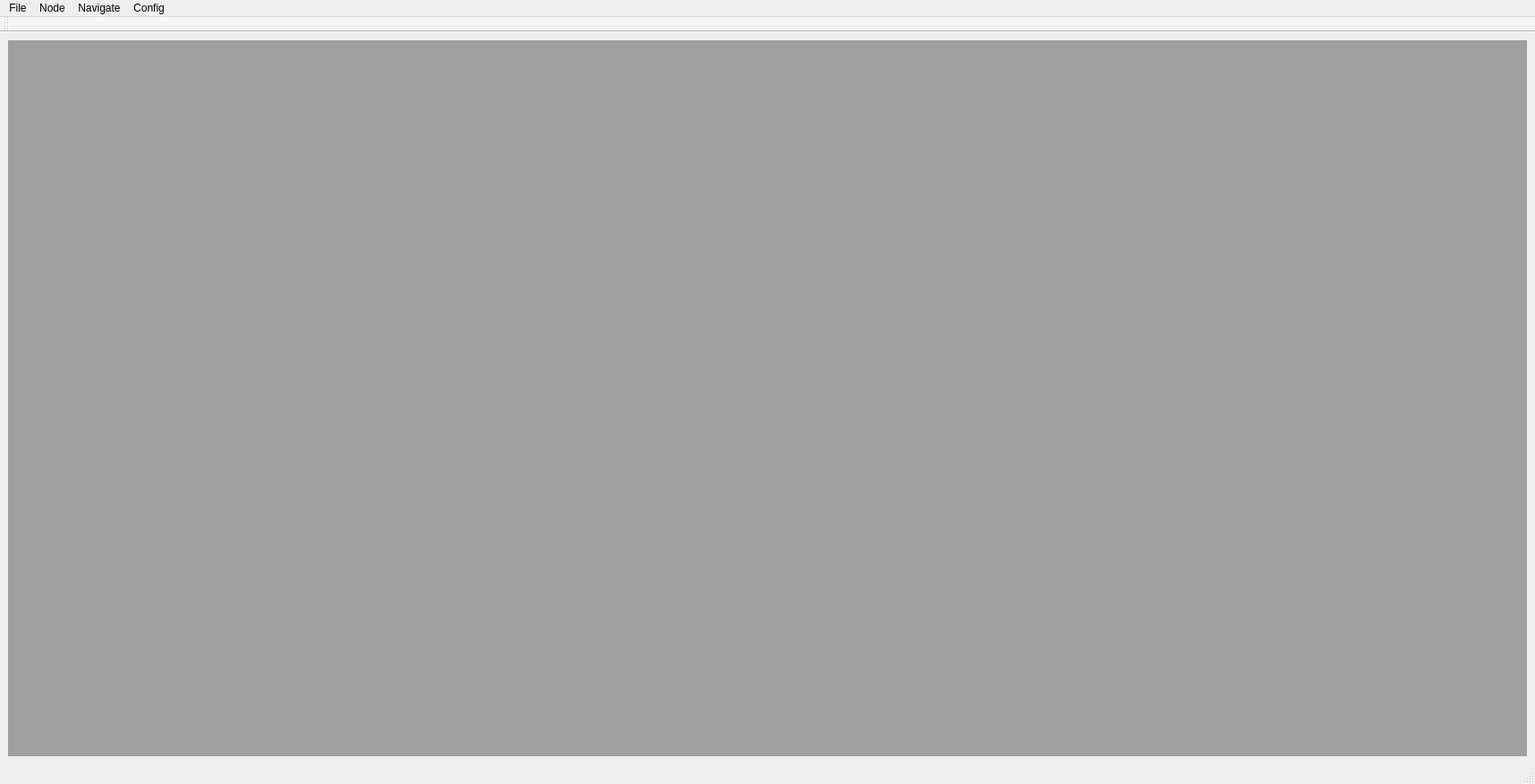
<?xml version="1.0" encoding="UTF-8"?>
<ui version="4.0">
 <class>editor_main_window</class>
 <widget class="QMainWindow" name="editor_main_window">
  <property name="geometry">
   <rect>
    <x>0</x>
    <y>0</y>
    <width>1715</width>
    <height>856</height>
   </rect>
  </property>
  <property name="windowTitle">
   <string>editor_main_window</string>
  </property>
  <widget class="QWidget" name="centralwidget">
   <layout class="QHBoxLayout" name="horizontalLayout">
    <item>
     <widget class="QMdiArea" name="mdiArea">
      <property name="minimumSize">
       <size>
        <width>1200</width>
        <height>800</height>
       </size>
      </property>
     </widget>
    </item>
   </layout>
  </widget>
  <widget class="QMenuBar" name="menubar">
   <property name="geometry">
    <rect>
     <x>0</x>
     <y>0</y>
     <width>1715</width>
     <height>18</height>
    </rect>
   </property>
   <widget class="QMenu" name="menuFile">
    <property name="title">
     <string>File</string>
    </property>
    <addaction name="actionNew"/>
    <addaction name="actionOpen"/>
    <addaction name="actionSave"/>
    <addaction name="actionSaveAs"/>
    <addaction name="actionExport"/>
    <addaction name="actionSaveAll"/>
    <addaction name="actionExportAll"/>
    <addaction name="actionClose"/>
    <addaction name="actionCloseAll"/>
   </widget>
   <widget class="QMenu" name="menuNode">
    <property name="title">
     <string>Node</string>
    </property>
    <addaction name="actionInsert"/>
    <addaction name="actionDelete"/>
    <addaction name="actionMoveUp"/>
    <addaction name="actionMoveDown"/>
    <addaction name="actionCopy"/>
    <addaction name="actionPaste"/>
    <addaction name="actionCut"/>
    <addaction name="actionReIndex"/>
   </widget>
   <widget class="QMenu" name="menuConfig">
    <property name="title">
     <string>Config</string>
    </property>
    <addaction name="actionAgent"/>
   </widget>
   <widget class="QMenu" name="menuNavigate">
    <property name="title">
     <string>Navigate</string>
    </property>
    <addaction name="actionGoto"/>
    <addaction name="actionFind"/>
   </widget>
   <addaction name="menuFile"/>
   <addaction name="menuNode"/>
   <addaction name="menuNavigate"/>
   <addaction name="menuConfig"/>
  </widget>
  <widget class="QStatusBar" name="statusbar"/>
  <widget class="QToolBar" name="toolBar">
   <property name="windowTitle">
    <string>toolBar</string>
   </property>
   <attribute name="toolBarArea">
    <enum>TopToolBarArea</enum>
   </attribute>
   <attribute name="toolBarBreak">
    <bool>false</bool>
   </attribute>
  </widget>
  <action name="actionNew">
   <property name="text">
    <string>New</string>
   </property>
   <property name="shortcut">
    <string>Ctrl+N</string>
   </property>
  </action>
  <action name="actionOpen">
   <property name="text">
    <string>Open</string>
   </property>
   <property name="shortcut">
    <string>Ctrl+O</string>
   </property>
  </action>
  <action name="actionSave">
   <property name="text">
    <string>Save</string>
   </property>
   <property name="shortcut">
    <string>Ctrl+S</string>
   </property>
  </action>
  <action name="actionExport">
   <property name="text">
    <string>Export</string>
   </property>
  </action>
  <action name="actionSaveAll">
   <property name="text">
    <string>SaveAll</string>
   </property>
  </action>
  <action name="actionExportAll">
   <property name="text">
    <string>ExportAll</string>
   </property>
  </action>
  <action name="actionInsert">
   <property name="text">
    <string>Insert</string>
   </property>
   <property name="shortcut">
    <string>Ins</string>
   </property>
  </action>
  <action name="actionDelete">
   <property name="text">
    <string>Delete</string>
   </property>
   <property name="shortcut">
    <string>Del</string>
   </property>
  </action>
  <action name="actionMoveUp">
   <property name="text">
    <string>MoveUp</string>
   </property>
   <property name="shortcut">
    <string>Ctrl+Up</string>
   </property>
  </action>
  <action name="actionMoveDown">
   <property name="text">
    <string>MoveDown</string>
   </property>
   <property name="shortcut">
    <string>Ctrl+Down</string>
   </property>
  </action>
  <action name="actionCopy">
   <property name="text">
    <string>Copy</string>
   </property>
   <property name="shortcut">
    <string>Ctrl+C</string>
   </property>
  </action>
  <action name="actionPaste">
   <property name="text">
    <string>Paste</string>
   </property>
   <property name="shortcut">
    <string>Ctrl+V</string>
   </property>
  </action>
  <action name="actionCut">
   <property name="text">
    <string>Cut</string>
   </property>
   <property name="shortcut">
    <string>Ctrl+X</string>
   </property>
  </action>
  <action name="actionAgent">
   <property name="text">
    <string>Agent</string>
   </property>
  </action>
  <action name="actionClose">
   <property name="text">
    <string>Close</string>
   </property>
  </action>
  <action name="actionCloseAll">
   <property name="text">
    <string>CloseAll</string>
   </property>
  </action>
  <action name="actionSaveAs">
   <property name="text">
    <string>SaveAs</string>
   </property>
  </action>
  <action name="actionGoto">
   <property name="text">
    <string>Goto</string>
   </property>
   <property name="toolTip">
    <string>输入节点编号进行跳转</string>
   </property>
   <property name="whatsThis">
    <string>输入节点编号进行跳转</string>
   </property>
   <property name="shortcut">
    <string>Ctrl+G</string>
   </property>
  </action>
  <action name="actionFind">
   <property name="text">
    <string>Find</string>
   </property>
   <property name="toolTip">
    <string>根据内容进行查找</string>
   </property>
   <property name="whatsThis">
    <string>根据内容进行查找</string>
   </property>
   <property name="shortcut">
    <string>Ctrl+F</string>
   </property>
  </action>
  <action name="actionReIndex">
   <property name="text">
    <string>ReIndex</string>
   </property>
   <property name="shortcut">
    <string>Ctrl+R</string>
   </property>
  </action>
 </widget>
 <resources/>
 <connections/>
</ui>
